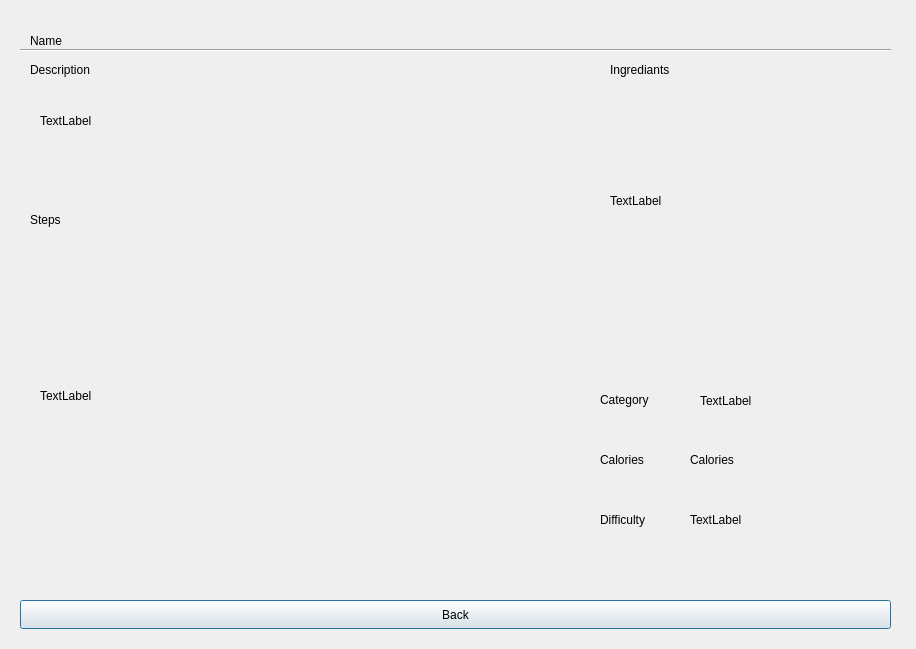
<?xml version="1.0" encoding="UTF-8"?>
<ui version="4.0">
 <class>recipeInfo</class>
 <widget class="QDialog" name="recipeInfo">
  <property name="geometry">
   <rect>
    <x>0</x>
    <y>0</y>
    <width>916</width>
    <height>649</height>
   </rect>
  </property>
  <property name="windowTitle">
   <string>Dialog</string>
  </property>
  <widget class="QLabel" name="label">
   <property name="geometry">
    <rect>
     <x>30</x>
     <y>30</y>
     <width>121</width>
     <height>21</height>
    </rect>
   </property>
   <property name="sizeIncrement">
    <size>
     <width>0</width>
     <height>0</height>
    </size>
   </property>
   <property name="text">
    <string>Name</string>
   </property>
   <property name="scaledContents">
    <bool>true</bool>
   </property>
  </widget>
  <widget class="Line" name="line">
   <property name="geometry">
    <rect>
     <x>20</x>
     <y>40</y>
     <width>871</width>
     <height>20</height>
    </rect>
   </property>
   <property name="orientation">
    <enum>Qt::Horizontal</enum>
   </property>
  </widget>
  <widget class="QLabel" name="label_2">
   <property name="geometry">
    <rect>
     <x>40</x>
     <y>80</y>
     <width>471</width>
     <height>81</height>
    </rect>
   </property>
   <property name="text">
    <string>TextLabel</string>
   </property>
  </widget>
  <widget class="QLabel" name="label_3">
   <property name="geometry">
    <rect>
     <x>40</x>
     <y>240</y>
     <width>491</width>
     <height>311</height>
    </rect>
   </property>
   <property name="text">
    <string>TextLabel</string>
   </property>
  </widget>
  <widget class="QLabel" name="label_4">
   <property name="geometry">
    <rect>
     <x>610</x>
     <y>80</y>
     <width>251</width>
     <height>241</height>
    </rect>
   </property>
   <property name="text">
    <string>TextLabel</string>
   </property>
  </widget>
  <widget class="QLabel" name="label_5">
   <property name="geometry">
    <rect>
     <x>700</x>
     <y>370</y>
     <width>111</width>
     <height>61</height>
    </rect>
   </property>
   <property name="text">
    <string>TextLabel</string>
   </property>
  </widget>
  <widget class="QLabel" name="label_6">
   <property name="geometry">
    <rect>
     <x>690</x>
     <y>450</y>
     <width>111</width>
     <height>20</height>
    </rect>
   </property>
   <property name="text">
    <string>Calories</string>
   </property>
  </widget>
  <widget class="QLabel" name="label_7">
   <property name="geometry">
    <rect>
     <x>30</x>
     <y>60</y>
     <width>81</width>
     <height>20</height>
    </rect>
   </property>
   <property name="text">
    <string>Description</string>
   </property>
  </widget>
  <widget class="QLabel" name="label_8">
   <property name="geometry">
    <rect>
     <x>30</x>
     <y>210</y>
     <width>63</width>
     <height>20</height>
    </rect>
   </property>
   <property name="text">
    <string>Steps</string>
   </property>
  </widget>
  <widget class="QLabel" name="label_9">
   <property name="geometry">
    <rect>
     <x>610</x>
     <y>60</y>
     <width>91</width>
     <height>20</height>
    </rect>
   </property>
   <property name="text">
    <string>Ingrediants</string>
   </property>
  </widget>
  <widget class="QLabel" name="label_10">
   <property name="geometry">
    <rect>
     <x>600</x>
     <y>390</y>
     <width>81</width>
     <height>20</height>
    </rect>
   </property>
   <property name="text">
    <string>Category</string>
   </property>
  </widget>
  <widget class="QLabel" name="label_11">
   <property name="geometry">
    <rect>
     <x>600</x>
     <y>450</y>
     <width>63</width>
     <height>20</height>
    </rect>
   </property>
   <property name="text">
    <string>Calories</string>
   </property>
  </widget>
  <widget class="QLabel" name="label_12">
   <property name="geometry">
    <rect>
     <x>600</x>
     <y>510</y>
     <width>71</width>
     <height>20</height>
    </rect>
   </property>
   <property name="text">
    <string>Difficulty</string>
   </property>
  </widget>
  <widget class="QLabel" name="label_13">
   <property name="geometry">
    <rect>
     <x>690</x>
     <y>510</y>
     <width>91</width>
     <height>20</height>
    </rect>
   </property>
   <property name="text">
    <string>TextLabel</string>
   </property>
  </widget>
  <widget class="QPushButton" name="pushButton">
   <property name="geometry">
    <rect>
     <x>20</x>
     <y>600</y>
     <width>871</width>
     <height>29</height>
    </rect>
   </property>
   <property name="text">
    <string>Back</string>
   </property>
  </widget>
 </widget>
 <resources/>
 <connections/>
</ui>
